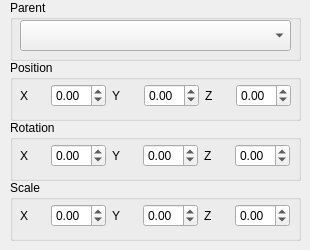
    <widget class="QWidget" name="tab_4">
     <attribute name="title">
      <string>Transform</string>
     </attribute>
     <widget class="QGroupBox" name="groupBox_6">
      <property name="geometry">
       <rect>
        <x>10</x>
        <y>180</y>
        <width>291</width>
        <height>61</height>
       </rect>
      </property>
      <property name="title">
       <string>Scale</string>
      </property>
      <widget class="QWidget" name="horizontalLayoutWidget_4">
       <property name="geometry">
        <rect>
         <x>10</x>
         <y>20</y>
         <width>270</width>
         <height>31</height>
        </rect>
       </property>
       <layout class="QHBoxLayout" name="horizontalLayout_5">
        <item>
         <widget class="QLabel" name="label_10">
          <property name="text">
           <string>X</string>
          </property>
         </widget>
        </item>
        <item>
         <widget class="QDoubleSpinBox" name="scale_x">
          <property name="wrapping">
           <bool>false</bool>
          </property>
          <property name="showGroupSeparator" stdset="0">
           <bool>false</bool>
          </property>
          <property name="decimals">
           <number>2</number>
          </property>
          <property name="minimum">
           <double>-5.000000000000000</double>
          </property>
          <property name="maximum">
           <double>5.000000000000000</double>
          </property>
          <property name="singleStep">
           <double>0.010000000000000</double>
          </property>
         </widget>
        </item>
        <item>
         <widget class="QLabel" name="label_11">
          <property name="text">
           <string>Y</string>
          </property>
         </widget>
        </item>
        <item>
         <widget class="QDoubleSpinBox" name="scale_y">
          <property name="wrapping">
           <bool>false</bool>
          </property>
          <property name="showGroupSeparator" stdset="0">
           <bool>false</bool>
          </property>
          <property name="decimals">
           <number>2</number>
          </property>
          <property name="minimum">
           <double>-5.000000000000000</double>
          </property>
          <property name="maximum">
           <double>5.000000000000000</double>
          </property>
          <property name="singleStep">
           <double>0.010000000000000</double>
          </property>
         </widget>
        </item>
        <item>
         <widget class="QLabel" name="label_12">
          <property name="text">
           <string>Z</string>
          </property>
         </widget>
        </item>
        <item>
         <widget class="QDoubleSpinBox" name="scale_z">
          <property name="wrapping">
           <bool>false</bool>
          </property>
          <property name="showGroupSeparator" stdset="0">
           <bool>false</bool>
          </property>
          <property name="decimals">
           <number>2</number>
          </property>
          <property name="minimum">
           <double>-5.000000000000000</double>
          </property>
          <property name="maximum">
           <double>5.000000000000000</double>
          </property>
          <property name="singleStep">
           <double>0.010000000000000</double>
          </property>
         </widget>
        </item>
       </layout>
      </widget>
     </widget>
     <widget class="QGroupBox" name="groupBox_4">
      <property name="geometry">
       <rect>
        <x>10</x>
        <y>60</y>
        <width>291</width>
        <height>61</height>
       </rect>
      </property>
      <property name="title">
       <string>Position</string>
      </property>
      <widget class="QWidget" name="horizontalLayoutWidget">
       <property name="geometry">
        <rect>
         <x>10</x>
         <y>20</y>
         <width>271</width>
         <height>31</height>
        </rect>
       </property>
       <layout class="QHBoxLayout" name="horizontalLayout_2">
        <item>
         <widget class="QLabel" name="label_3">
          <property name="text">
           <string>X</string>
          </property>
         </widget>
        </item>
        <item>
         <widget class="QDoubleSpinBox" name="position_x">
          <property name="wrapping">
           <bool>false</bool>
          </property>
          <property name="showGroupSeparator" stdset="0">
           <bool>false</bool>
          </property>
          <property name="decimals">
           <number>2</number>
          </property>
          <property name="minimum">
           <double>-5.000000000000000</double>
          </property>
          <property name="maximum">
           <double>5.000000000000000</double>
          </property>
          <property name="singleStep">
           <double>0.010000000000000</double>
          </property>
         </widget>
        </item>
        <item>
         <widget class="QLabel" name="label_2">
          <property name="text">
           <string>Y</string>
          </property>
         </widget>
        </item>
        <item>
         <widget class="QDoubleSpinBox" name="position_y">
          <property name="wrapping">
           <bool>false</bool>
          </property>
          <property name="showGroupSeparator" stdset="0">
           <bool>false</bool>
          </property>
          <property name="decimals">
           <number>2</number>
          </property>
          <property name="minimum">
           <double>-5.000000000000000</double>
          </property>
          <property name="maximum">
           <double>5.000000000000000</double>
          </property>
          <property name="singleStep">
           <double>0.010000000000000</double>
          </property>
         </widget>
        </item>
        <item>
         <widget class="QLabel" name="label">
          <property name="text">
           <string>Z</string>
          </property>
         </widget>
        </item>
        <item>
         <widget class="QDoubleSpinBox" name="position_z">
          <property name="wrapping">
           <bool>false</bool>
          </property>
          <property name="showGroupSeparator" stdset="0">
           <bool>false</bool>
          </property>
          <property name="decimals">
           <number>2</number>
          </property>
          <property name="minimum">
           <double>-5.000000000000000</double>
          </property>
          <property name="maximum">
           <double>5.000000000000000</double>
          </property>
          <property name="singleStep">
           <double>0.010000000000000</double>
          </property>
         </widget>
        </item>
       </layout>
      </widget>
     </widget>
     <widget class="QGroupBox" name="groupBox_8">
      <property name="geometry">
       <rect>
        <x>10</x>
        <y>0</y>
        <width>291</width>
        <height>61</height>
       </rect>
      </property>
      <property name="title">
       <string>Parent</string>
      </property>
      <widget class="QComboBox" name="parent_combo">
       <property name="geometry">
        <rect>
         <x>10</x>
         <y>20</y>
         <width>271</width>
         <height>31</height>
        </rect>
       </property>
      </widget>
     </widget>
     <widget class="QGroupBox" name="groupBox_5">
      <property name="geometry">
       <rect>
        <x>10</x>
        <y>120</y>
        <width>291</width>
        <height>61</height>
       </rect>
      </property>
      <property name="title">
       <string>Rotation</string>
      </property>
      <widget class="QWidget" name="horizontalLayoutWidget_2">
       <property name="geometry">
        <rect>
         <x>10</x>
         <y>20</y>
         <width>270</width>
         <height>31</height>
        </rect>
       </property>
       <layout class="QHBoxLayout" name="horizontalLayout_3">
        <item>
         <widget class="QLabel" name="label_4">
          <property name="text">
           <string>X</string>
          </property>
         </widget>
        </item>
        <item>
         <widget class="QDoubleSpinBox" name="rotation_x">
          <property name="wrapping">
           <bool>false</bool>
          </property>
          <property name="showGroupSeparator" stdset="0">
           <bool>false</bool>
          </property>
          <property name="decimals">
           <number>2</number>
          </property>
          <property name="minimum">
           <double>-5.000000000000000</double>
          </property>
          <property name="maximum">
           <double>5.000000000000000</double>
          </property>
          <property name="singleStep">
           <double>0.010000000000000</double>
          </property>
         </widget>
        </item>
        <item>
         <widget class="QLabel" name="label_5">
          <property name="text">
           <string>Y</string>
          </property>
         </widget>
        </item>
        <item>
         <widget class="QDoubleSpinBox" name="rotation_y">
          <property name="wrapping">
           <bool>false</bool>
          </property>
          <property name="showGroupSeparator" stdset="0">
           <bool>false</bool>
          </property>
          <property name="decimals">
           <number>2</number>
          </property>
          <property name="minimum">
           <double>-5.000000000000000</double>
          </property>
          <property name="maximum">
           <double>5.000000000000000</double>
          </property>
          <property name="singleStep">
           <double>0.010000000000000</double>
          </property>
         </widget>
        </item>
        <item>
         <widget class="QLabel" name="label_6">
          <property name="text">
           <string>Z</string>
          </property>
         </widget>
        </item>
        <item>
         <widget class="QDoubleSpinBox" name="rotation_z">
          <property name="wrapping">
           <bool>false</bool>
          </property>
          <property name="showGroupSeparator" stdset="0">
           <bool>false</bool>
          </property>
          <property name="decimals">
           <number>2</number>
          </property>
          <property name="minimum">
           <double>-5.000000000000000</double>
          </property>
          <property name="maximum">
           <double>5.000000000000000</double>
          </property>
          <property name="singleStep">
           <double>0.010000000000000</double>
          </property>
         </widget>
        </item>
       </layout>
      </widget>
     </widget>
    </widget>
